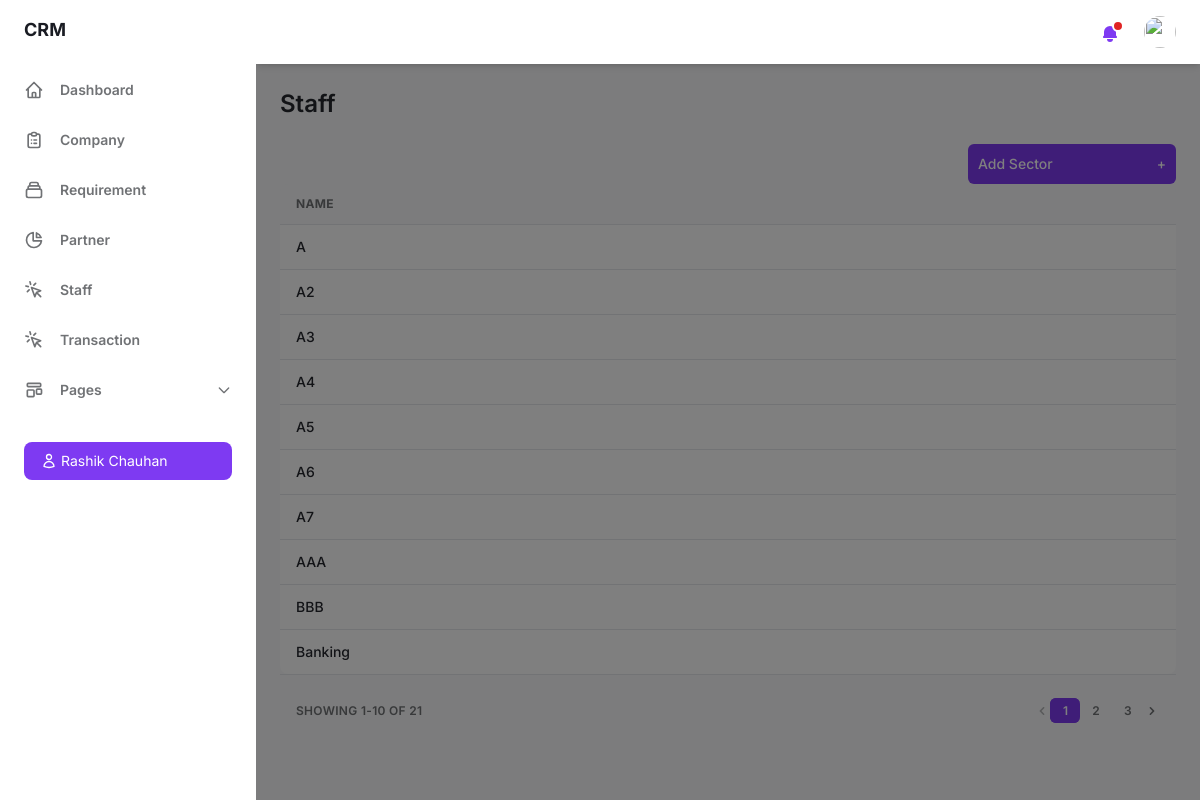
The app's page /sector/ (signed in) with its own data.
### crm_app/models.py (models this page shows, shortened)
class Sector(models.Model):
    sector_name = models.CharField(max_length=100, unique=True)

### crm_app/views.py (the view)
# urls.py: path('sector/', views.sector, name='sector'),
def sector(request):
    if 'staff_id' not in request.session:
        return redirect('login')
    staff_id = request.session.get('staff_id')
    user = Staff.objects.get(id=staff_id)
    sectors = Sector.objects.order_by('sector_name')
    sector_count = Sector.objects.count()
    paginator = Paginator(sectors, 10)
    page = request.GET.get('page')
    try:
        sectors_page = paginator.page(page)
    except PageNotAnInteger:
        sectors_page = paginator.page(1)
    except EmptyPage:
        sectors_page = paginator.page(paginator.num_pages)
    context = {'sectors': sectors, 'sector_count': sector_count, 'sectors': sectors_page, 'paginator': paginator, 'page_obj': sectors_page, 'user': user}
    return render(request, 'sector.html', context)

### templates/sector.html (shortened to what this page needs)
{% load static %}
<!DOCTYPE html>
<html :class="{ 'theme-dark': dark }" x-data="data()" lang="en">
<head>
    <link rel="stylesheet" href="{% static 'css/tailwind.output.css' %}" />
</head>
<body>
    <div class="flex h-screen bg-gray-50 dark:bg-gray-900" :class="{ 'overflow-hidden': isSideMenuOpen }">
        <aside class="z-20 hidden w-64 overflow-y-auto bg-white dark:bg-gray-800 md:block flex-shrink-0">
            <div class="py-4 text-gray-500 dark:text-gray-400">
                <a class="ml-6 text-lg font-bold text-gray-800 dark:text-gray-200" href="{% url 'dashboard' %}">
                    CRM
                </a>
                <ul class="mt-6">
                    <li class="relative px-6 py-3">
                        <a class="inline-flex items-center w-full text-sm font-semibold transition-colors duration-150 hover:text-gray-800 dark:hover:text-gray-200 dark:text-gray-100" href="{% url 'dashboard' %}">
                            <span class="ml-4">Dashboard</span>
                        </a>
                    </li>
                </ul>
                <ul>
                    <li class="relative px-6 py-3">
                        <a class="inline-flex items-center w-full text-sm font-semibold transition-colors duration-150 hover:text-gray-800 dark:hover:text-gray-200" href="{% url 'company' %}">
                            <span class="ml-4">Company</span>
                        </a>
                    </li>
                    <li class="relative px-6 py-3">
                        <a class="inline-flex items-center w-full text-sm font-semibold transition-colors duration-150 hover:text-gray-800 dark:hover:text-gray-200" href="{% url 'requirement' %}">
                            <span class="ml-4">Requirement</span>
                        </a>
                    </li>
                    <li class="relative px-6 py-3">
                        <a class="inline-flex items-center w-full text-sm font-semibold transition-colors duration-150 hover:text-gray-800 dark:hover:text-gray-200" href="{% url 'partner' %}">
                            <svg class="w-5 h-5" aria-hidden="true" fill="none" stroke-linecap="round" stroke-linejoin="round" stroke-width="2" viewBox="0 0 24 24" stroke="currentColor">
                                <path d="M11 3.055A9.001 9.001 0 1020.945 13H11V3.055z"></path>
                                <path d="M20.488 9H15V3.512A9.025 9.025 0 0120.488 9z"></path>
                            </svg>
                            <span class="ml-4">Partner</span>
                        </a>
                    </li>
                    <li class="relative px-6 py-3">
                        <a class="inline-flex items-center w-full text-sm font-semibold transition-colors duration-150 hover:text-gray-800 dark:hover:text-gray-200" href="{% url 'staff' %}">
                            <svg class="w-5 h-5" aria-hidden="true" fill="none" stroke-linecap="round" stroke-linejoin="round" stroke-width="2" viewBox="0 0 24 24" stroke="currentColor">
                                <path d="M15 15l-2 5L9 9l11 4-5 2zm0 0l5 5M7.188 2.239l.777 2.897M5.136 7.965l-2.898-.777M13.95 4.05l-2.122 2.122m-5.657 5.656l-2.12 2.122"></path>
                            </svg>
                            <span class="ml-4">Staff</span>
                        </a>
                    </li>
                    <li class="relative px-6 py-3">
                        <a class="inline-flex items-center w-full text-sm font-semibold transition-colors duration-150 hover:text-gray-800 dark:hover:text-gray-200" href="{% url 'transaction' %}">
                            <svg class="w-5 h-5" aria-hidden="true" fill="none" stroke-linecap="round" stroke-linejoin="round" stroke-width="2" viewBox="0 0 24 24" stroke="currentColor">
                                <path d="M15 15l-2 5L9 9l11 4-5 2zm0 0l5 5M7.188 2.239l.777 2.897M5.136 7.965l-2.898-.777M13.95 4.05l-2.122 2.122m-5.657 5.656l-2.12 2.122"></path>
                            </svg>
                            <span class="ml-4">Transaction</span>
                        </a>
                    </li>
                    <li class="relative px-6 py-3">
                        <button class="inline-flex items-center justify-between w-full text-sm font-semibold transition-colors duration-150 hover:text-gray-800 dark:hover:text-gray-200" @click="togglePagesMenu" aria-haspopup="true">
                            <span class="inline-flex items-center">
                                <span class="ml-4">Pages</span>
                            </span>
                            <svg class="w-4 h-4" aria-hidden="true" fill="none" stroke-linecap="round" stroke-linejoin="round" stroke-width="2" viewBox="0 0 24 24" stroke="currentColor">
                                <path d="M19 9l-7 7-7-7"></path>
                            </svg>
                        </button>
                    </li>
                </ul>
                <div class="px-6 my-6">
                    <p class="flex items-center w-full px-4 py-2 text-sm font-normal leading-5 text-white transition-colors duration-150 bg-purple-600 border border-transparent rounded-lg active:bg-purple-600 hover:bg-purple-700 focus:outline-none focus:shadow-outline-purple">
                        Rashik Chauhan
                    </p>
                </div>
            </div>
        </aside>
        <div x-show="isSideMenuOpen" x-transition:enter="transition ease-in-out duration-150" x-transition:enter-start="opacity-0" x-transition:enter-end="opacity-100" x-transition:leave="transition ease-in-out duration-150" x-transition:leave-start="opacity-100" x-transition:leave-end="opacity-0" class="fixed inset-0 z-10 flex items-end bg-black bg-opacity-50 sm:items-center sm:justify-center"></div>
        <div class="flex flex-col flex-1 w-full">
            <header class="z-10 py-4 bg-white shadow-md dark:bg-gray-800">
                <div class="container flex items-center justify-between h-full px-6 mx-auto text-purple-600 dark:text-purple-300">
                    <div class="flex items-center space-x-6 ml-auto">
                        <div class="relative">
                            <button class="relative align-middle rounded-md focus:outline-none focus:shadow-outline-purple" @click="toggleNotificationsMenu" @keydown.escape="closeNotificationsMenu" aria-label="Notifications" aria-haspopup="true">
                                <svg class="w-5 h-5" aria-hidden="true" fill="currentColor" viewBox="0 0 20 20">
                                    <path d="M10 2a6 6 0 00-6 6v3.586l-.707.707A1 1 0 004 14h12a1 1 0 00.707-1.707L16 11.586V8a6 6 0 00-6-6zM10 18a3 3 0 01-3-3h6a3 3 0 01-3 3z"></path>
                                </svg>
                                <span aria-hidden="true" class="absolute top-0 right-0 inline-block w-3 h-3 transform translate-x-1 -translate-y-1 bg-red-600 border-2 border-white rounded-full dark:border-gray-800"></span>
                            </button>
                        </div>
                        <div class="relative">
                            <button class="align-middle rounded-full focus:shadow-outline-purple focus:outline-none" @click="toggleProfileMenu" @keydown.escape="closeProfileMenu" aria-label="Account" aria-haspopup="true">
                                <img class="object-cover w-8 h-8 rounded-full" src="https://images.unsplash.com/photo-1502378735452-bc7d86632805?ixlib=rb-0.3.5&q=80&fm=jpg&crop=faces&fit=crop&w=64&h=64" alt="" />
                            </button>
                        </div>
                    </div>
                </div>
            </header>
            <main class="h-full overflow-y-auto">
                <div class="container px-6 mx-auto grid">
                    <h2 class="my-6 text-2xl font-semibold text-gray-700 dark:text-gray-200">Staff</h2>
                    <div class="flex justify-end">
                        <button type="button" id="add-sector-button" data-modal-target="crud-modal" data-modal-toggle="crud-modal" class="flex items-center justify-between w-52 p-[9px] text-sm font-medium leading-5 text-white transition-colors duration-150 bg-purple-600 border border-transparent rounded-md active:bg-purple-600 hover:bg-purple-700 focus:outline-none focus:shadow-outline-purple">
                            Add Sector
                            <span class="ml-2" aria-hidden="true">+</span>
                        </button>
                    </div>
                    <div class="w-full overflow-hidden rounded-lg shadow-xs">
                        <div class="w-full overflow-x-auto">
                            <table class="w-full whitespace-no-wrap">
                                <thead>
                                    <tr class="text-xs font-semibold tracking-wide text-left text-gray-500 uppercase border-b dark:border-gray-700 bg-gray-50 dark:text-gray-400 dark:bg-gray-800">
                                        <th class="px-4 py-3">Name</th>
                                    </tr>
                                </thead>
                                <tbody class="bg-white divide-y dark:divide-gray-700 dark:bg-gray-800">
                                    {% for sector in sectors %}
                                    <tr class="text-gray-700 dark:text-gray-400">
                                        <td class="px-4 py-3">
                                            <p class="font-medium text-sm">{{ sector.sector_name }}</p>
                                        </td>
                                    </tr>
                                    {% empty %}
                                    <tr>
                                        <td colspan="5" class="font-medium text-sm text-center">No partners found.</td>
                                    </tr>
                                    {% endfor %}
                                </tbody>
                            </table>
                        </div>
                    </div>
                    <div class="grid px-4 py-3 text-xs font-semibold tracking-wide text-gray-500 uppercase border-t dark:border-gray-700 bg-gray-50 sm:grid-cols-9 dark:text-gray-400 dark:bg-gray-800">
                        <span class="flex items-center col-span-3">Showing {{ page_obj.start_index }}-{{ page_obj.end_index }} of {{ paginator.count }}</span>
                        <span class="col-span-2"></span>
                        <span class="flex col-span-4 mt-2 sm:mt-auto sm:justify-end">
                            <nav aria-label="Table navigation">
                                <ul class="inline-flex items-center">
                                    {% if page_obj.has_previous %}
                                    <li>
                                        <a href="?page=1" class="px-3 py-1 rounded-md rounded-l-lg focus:outline-none" aria-label="Previous">
                                            <svg aria-hidden="true" class="w-4 h-4 fill-current" viewBox="0 0 20 20">
                                                <path d="M12.707 5.293a1 1 0 010 1.414L9.414 10l3.293 3.293a1 1 0 01-1.414 1.414l-4-4a1 1 0 010-1.414l4-4a1 1 0 011.414 0z" clip-rule="evenodd" fill-rule="evenodd"></path>
                                            </svg>
                                        </a>
                                    </li>
                                    {% else %}
                                    <li>
                                        <span class="px-3 py-1 rounded-md rounded-l-lg opacity-50 cursor-not-allowed" aria-label="Previous">
                                            <svg aria-hidden="true" class="w-4 h-4 fill-current" viewBox="0 0 20 20">
                                                <path d="M12.707 5.293a1 1 0 010 1.414L9.414 10l3.293 3.293a1 1 0 01-1.414 1.414l-4-4a1 1 0 010-1.414l4-4a1 1 0 011.414 0z" clip-rule="evenodd" fill-rule="evenodd"></path>
                                            </svg>
                                        </span>
                                    </li>
                                    {% endif %}
                                    {% for num in paginator.page_range %}
                                        {% if num == page_obj.number %}
                                        <li>
                                            <span class="px-3 py-1 text-white transition-colors duration-150 bg-purple-600 border border-r-0 border-purple-600 rounded-md focus:outline-none">{{ num }}</span>
                                        </li>
                                        {% else %}
                                        <li>
                                            <a href="?page={{ num }}" class="px-3 py-1 rounded-md focus:outline-none">{{ num }}</a>
                                        </li>
                                        {% endif %}
                                    {% endfor %}
                                    {% if page_obj.has_next %}
                                    <li>
                                        <a href="?page={{ paginator.num_pages }}" class="px-3 py-1 rounded-md rounded-r-lg focus:outline-none" aria-label="Next">
                                            <svg class="w-4 h-4 fill-current" aria-hidden="true" viewBox="0 0 20 20">
                                                <path d="M7.293 14.707a1 1 0 010-1.414L10.586 10 7.293 6.707a1 1 0 011.414-1.414l4 4a1 1 0 010 1.414l-4 4a1 1 0 01-1.414 0z" clip-rule="evenodd" fill-rule="evenodd"></path>
                                            </svg>
                                        </a>
                                    </li>
                                    {% endif %}
                                </ul>
                            </nav>
                        </span>
                    </div>
                </div>
            </main>
        </div>
    </div>
</body>
</html>

### records on screen
Sector: sector_name "A"
Sector: sector_name "A2"
Sector: sector_name "A3"
Sector: sector_name "A4"
Sector: sector_name "A5"
Sector: sector_name "A6"
Sector: sector_name "A7"
Sector: sector_name "AAA"
Sector: sector_name "BBB"
Sector: sector_name "Banking"

### other values on screen
{{ page_obj.start_index }} "1"
{{ page_obj.end_index }} "10"
{{ paginator.count }} "21"
{{ num }} "1"
{{ num }} "2" "3"
